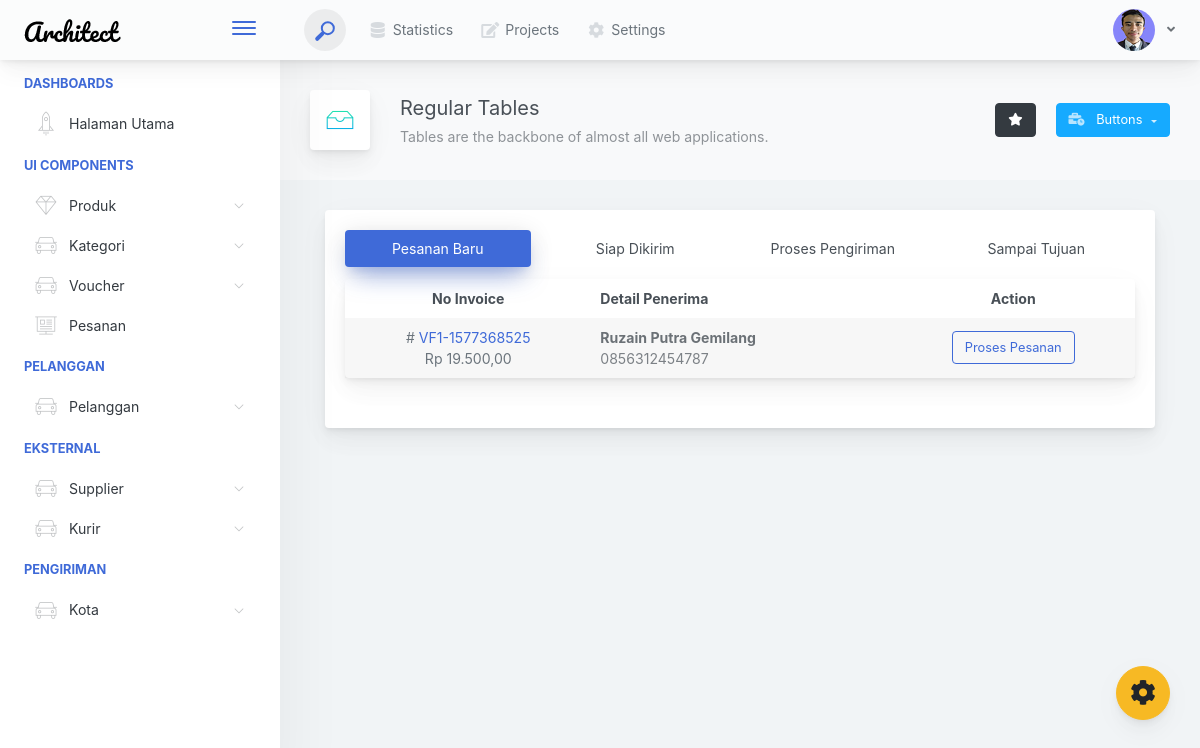
The app's page /admin/index.php?module=pesanan&action=list (signed in) with its own data.
### tables this page shows
CREATE TABLE `pesanan` (
  `pesanan_id` int(10) NOT NULL,
  `user_id` int(10) NOT NULL,
  `no_invoice` varchar(100) NOT NULL,
  `nama_penerima` varchar(100) NOT NULL,
  `telepon` varchar(13) NOT NULL,
  `email` varchar(100) NOT NULL,
  `alamat_lengkap` varchar(250) NOT NULL,
  `nama_kota` varchar(20) NOT NULL,
  `kodepos` varchar(10) NOT NULL,
  `tanggal_pemesanan` datetime NOT NULL,
  `metode_pembayaran` varchar(15) NOT NULL,
  `status` varchar(20) NOT NULL,
  `diskon` int(11) DEFAULT NULL,
  `total` int(11) NOT NULL
);

### admin/module/pesanan/list.php (the view, shortened to what this page needs)
<div class="app-main__inner">
    <div class="app-page-title">
        <div class="page-title-wrapper">
            <div class="page-title-heading">
                <div class="page-title-icon">
                    <i class="pe-7s-drawer icon-gradient bg-happy-itmeo">
                    </i>
                </div>
                <div>Regular Tables
                    <div class="page-title-subheading">Tables are the backbone of almost all web applications.
                    </div>
                </div>
            </div>
            <div class="page-title-actions">
                    <button type="button" data-toggle="tooltip" title="Example Tooltip" data-placement="bottom" class="btn-shadow mr-3 btn btn-dark">
                        <i class="fa fa-star"></i>
                    </button>
                    <div class="d-inline-block dropdown">
                        <button type="button" data-toggle="dropdown" aria-haspopup="true" aria-expanded="false" class="btn-shadow dropdown-toggle btn btn-info">
                            <span class="btn-icon-wrapper pr-2 opacity-7">
                                <i class="fa fa-business-time fa-w-20"></i>
                            </span>
                            Buttons
                        </button>
                    </div>
            </div>
        </div>
    </div>
    <div class="col-md-12">
                <div class="mb-3 card">
                    <div class="card-body">
                        <ul class="tabs-animated-shadow nav-justified tabs-animated nav">
                            <li class="nav-item">
                                <a role="tab" class="nav-link active show" id="tab-c1-0" data-toggle="tab" href="#tab-animated1-0" aria-selected="true">
                                    <span class="nav-text">Pesanan Baru</span>
                                </a>
                            </li>
                            <li class="nav-item">
                                <a role="tab" class="nav-link show" id="tab-c1-1" data-toggle="tab" href="#tab-animated1-1" aria-selected="false">
                                    <span class="nav-text">Siap Dikirim</span>
                                </a>
                            </li>
                            <li class="nav-item">
                                <a role="tab" class="nav-link show" id="tab-c1-2" data-toggle="tab" href="#tab-animated1-2" aria-selected="false">
                                    <span class="nav-text">Proses Pengiriman</span>
                                </a>
                            </li>
                            <li class="nav-item">
                                <a role="tab" class="nav-link show" id="tab-c1-3" data-toggle="tab" href="#tab-animated1-3" aria-selected="false">
                                    <span class="nav-text">Sampai Tujuan</span>
                                </a>
                            </li>
                        </ul>
                        <div class="tab-content">
                            <div class="tab-pane active show" id="tab-animated1-0" role="tabpanel">
                            <div class="row">
                                    <div class="col-md-12">
                                        <div class="main-card mb-3 card">
                                            <div class="table-responsive">
                                                <table class="align-middle mb-0 table table-borderless table-striped table-hover">
                                                    <thead>
                                                        <tr>
                                                            <th class="text-center">No Invoice</th>
                                                            <th>Detail Penerima</th>
                                                            <th class="text-center">Action</th>
                                                        </tr>
                                                        </thead>
                                                        <tbody>
                                                                                        <?php
                                                                                            $dibayar = query("SELECT * from pesanan
                                                                                                                WHERE pesanan.status = 'Dibayar' ORDER BY pesanan_id DESC");
                                                                                            foreach ($dibayar as $dibayar_part):
                                                                                        ?>
                                                                                            <tr>
                                                                                                <td class="text-center text-muted">
                                                                                                    <div>#
                                                                                                        <a href="invoice/invoice.php?pesanan_id=<?=$dibayar_part["pesanan_id"]?>" target="_blank">
                                                                                                            <?= $dibayar_part["no_invoice"]?>
                                                                                                        </a>
                                                                                                    </div>
                                                                                                    <div><span><?= rupiah($dibayar_part["total"])?></span></div>
                                                                                                </td>
                                                                                                <td>
                                                                                                    <div class="widget-content p-0">
                                                                                                        <div class="widget-content-wrapper">
                                                                                                            <div class="widget-content-left flex2">
                                                                                                                <div class="widget-heading"><?= $dibayar_part["nama_penerima"]?></div>
                                                                                                                <div class="widget-subheading opacity-7"><?= $dibayar_part["telepon"]?>
                                                                                                                </div>
                                                                                                            </div>
                                                                                                        </div>
                                                                                                    </div>
                                                                                                </td>
                                                                                                <td class="text-center">
                                                                                                    <form action="module/proses.php" method="POST">
                                                                                                        <button type="submit" class="btn btn-outline-primary" name="submit" value="edit">Proses Pesanan</button>
                                                                                                    </form>
                                                                                                </td>
                                                                                            </tr>
                                                                                        <?php
                                                                                            endforeach;
                                                                                        ?>
                                                    </tbody>
                                                </table>
                                            </div>
                                        </div>
                                    </div>
                                </div>
                            </div>
                        </div>
                    </div>
                </div>
    </div>
</div>

### records on screen
pesanan: no_invoice "VF1-1577368525", total "Rp 19.500,00", nama_penerima "Ruzain Putra Gemilang", telepon "0856312454787"
